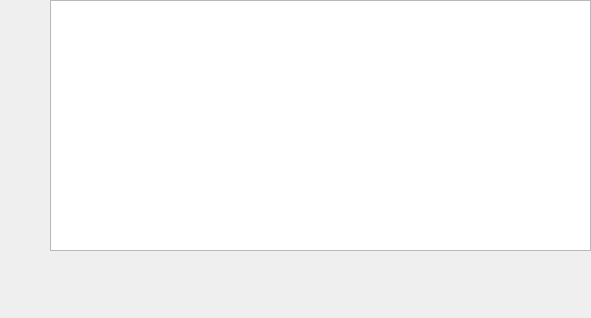
<?xml version="1.0" encoding="UTF-8"?>
<ui version="4.0">
 <class>FormRespect</class>
 <widget class="QWidget" name="FormRespect">
  <property name="geometry">
   <rect>
    <x>0</x>
    <y>0</y>
    <width>591</width>
    <height>318</height>
   </rect>
  </property>
  <property name="windowTitle">
   <string>Form</string>
  </property>
  <widget class="GraphicsView" name="view">
   <property name="geometry">
    <rect>
     <x>50</x>
     <y>0</y>
     <width>541</width>
     <height>251</height>
    </rect>
   </property>
  </widget>
 </widget>
 <customwidgets>
  <customwidget>
   <class>GraphicsView</class>
   <extends>QGraphicsView</extends>
   <header>graphicsview.h</header>
  </customwidget>
 </customwidgets>
 <resources/>
 <connections/>
</ui>
